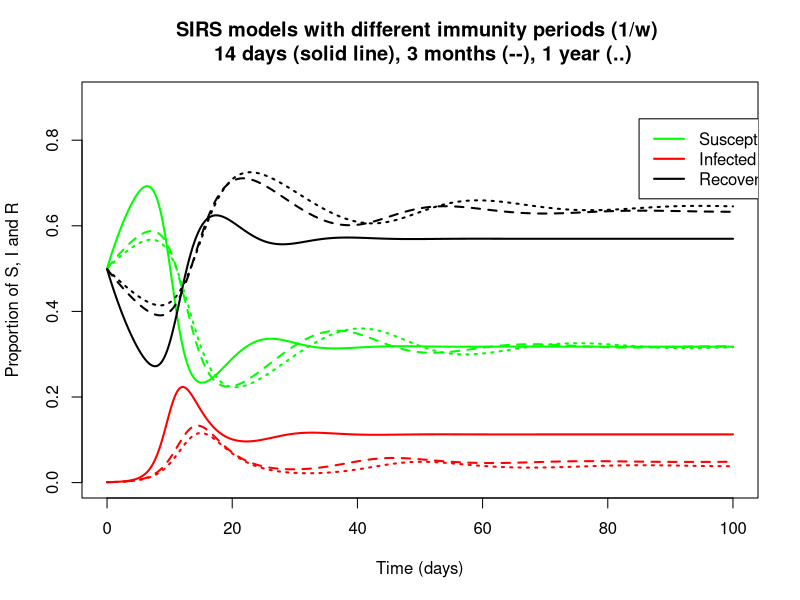

Generate this figure with R: (Note: this script raises an error after producing the figure.)
#******************************************************************************#
#                             Epidemic Models Practical 1:                     #
#        Deterministic compartmental models in homogeneous populations         #
#        Optional Section : SIRS and SEIR model                                #
#******************************************************************************#
myfolder<-"M:\\Lectures\\Summer Course UNE\\Andrea's praticals\\practical 1"
setwd(myfolder)
library(deSolve)
#------------------------------------------------------------------------------#
#                     3a - the SIRS model                                      #
#------------------------------------------------------------------------------#
#function for system of ODEs - see lsoda help for details
SIRSDemo.mod <- function(t,var,par) {
  #Rename variables and parameters
  S<- var[1]
  I<- var[2]
  R<- var[3]
  N<- S+I+R
  beta<- par[1]
  gamma<-par[2]
  mu<-par[3]
  w<-par[4]
  #The model equations
  dS <- mu +w*R -beta*S*I - mu*S;
  dI <- beta*S*I - gamma*I - mu*I;
  dR <- gamma*I - w*R- mu*R;
  #return the three derivatives in a list
  list(c(dS,dI,dR))            }


beta <- 1.66
gamma <- 1 / 2
mu <- 10/365 
w1<- 1/14
w2<- 1/90
w3<- 1/365
SIRS.par1 <- c(beta,gamma, mu,w1) ; SIRS.par2 <- c(beta,gamma, mu,w2)
SIRS.par3 <- c(beta,gamma, mu,w3)    
SIRS.init <- c(0.5, 0.001, 1-0.5-0.001)
SIRS.t <- seq(0,100, by =0.1)

SIRSDemo1.sol <- as.data.frame(lsoda(SIRS.init, SIRS.t, SIRSDemo.mod , SIRS.par1))
SIRSDemo2.sol <- as.data.frame(lsoda(SIRS.init, SIRS.t, SIRSDemo.mod , SIRS.par2))
SIRSDemo3.sol <- as.data.frame(lsoda(SIRS.init, SIRS.t, SIRSDemo.mod , SIRS.par3))
names(SIRSDemo1.sol)[2:4]<-c("S","I","R") 
names(SIRSDemo2.sol)[2:4]<-c("S","I","R")  
names(SIRSDemo3.sol)[2:4]<-c("S","I","R")  


#SIRS with immunity period 14 days
par(mfrow=c(1,1))
ylabel<-"Proportion of S, I and R" ; xlabel<-"Time (days)"
ttl<-"SIRS models with different immunity periods (1/w) \n 14 days (solid line), 3 months (--), 1 year (..)"
   
with(SIRSDemo1.sol,
  {plot(time,S,type="l",col="green",xlab=xlabel,ylab=ylabel,lwd=2,main=ttl,
  ,ylim=c(0,0.9))
   lines(time,I,col="red",lwd=2) ; lines(time,R,lwd=2)  
  })
#SIRS with immunity period 3 months
 
with(SIRSDemo2.sol,
  {lines(time,S,type="l",col="green", lty=2, lwd=2)
   lines(time,I,col="red",lwd=2, lty=2) ; lines(time,R,lwd=2,lty=2)  
  })  
  
#SIRS with immunity period 3 months
with(SIRSDemo3.sol,
  {lines(time,S,type="l",col="green", lty=3, lwd=2)
   lines(time,I,col="red",lwd=2, lty=3) ; lines(time,R,lwd=2,lty=3)  
  })    
  
legend(85,0.85,c("Susceptible (S)","Infected (I)","Recovered (I)"),
               col=c("green","red","black"),lty=1,lwd=2)


#------------------------------------------------------------------------------#
#                     3a - the SEIR model                                      #
#------------------------------------------------------------------------------#
SEIRDemo.mod <- function(t,var,par) {
  #Rename variables and parameters
  S<- var[1]
  E<- var[2]
  I<- var[3]
  beta<- par[1]
  gamma<-par[2]
  mu<-par[3]
  sigma<-par[4]
  #The model equations
  dS = mu - beta*S*I - mu*S;
  dE = beta*S*I - sigma*E - mu*E;
  dI = sigma*E - gamma*I - mu*I;

  #return the three derivatives in a list
  list(c(dS,dE,dI))            }



beta <- 1.66
gamma <- 1 / 2
mu <- 10/365 
sigma = 1/1;
SEIR.par <- c(beta, gamma, mu, sigma)
SEIR.init <- c(0.5, 0.001, 0.001)
SEIR.t <- seq(0,200, by =0.1)

SIR.par <- c(beta,gamma, mu)
SEIRDemo.sol <- as.data.frame(lsoda(SEIR.init, SEIR.t, SEIRDemo.mod , SEIR.par))
names(SEIRDemo.sol)[2:4]<-c("S","E","I") 
SEIRDemo.sol$R <- 1 - apply((SEIRDemo.sol[,2:4]),1,sum)   




SIRwithDemo.sol <- as.data.frame(lsoda(SIR.init, SEIR.t, SIRwithDemo.mod, SIR.par))
names(SIRwithDemo.sol)[2:4]<-c("S","I","R")

par(mfrow=c(1,1))
ylabel<-"Proportion of S, I and R" ; xlabel<-"Time (days)"
ttl<-"SIR model with demography (solid lines) \n SEIR model with demography (dashed lines) \n"
with(SIRwithDemo.sol,
  {plot(time,S,type="l",col="green",xlab=xlabel,ylab=ylabel,lwd=2,main=ttl,
  ,ylim=c(0,1))
   lines(time,I,col="red",lwd=2) ; lines(time,R,lwd=2)  
  })


with(SEIRDemo.sol,
  {lines(time,S,type="l",col="green", lty=2, lwd=2)
   lines(time,I,col="red",lwd=2, lty=2) ; lines(time,R,lwd=2,lty=2) 
   ; lines(time,E,lwd=2,lty=2,col="blue")  
  })  
  
  
legend(170,0.9,c("Susceptible (S)","Exposed (I)","Infected (I)","Recovered (I)"),
               col=c("green","blue","red","black"),lty=1,lwd=2)
  
